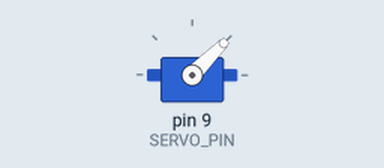
Simulated run of this sketch. Board: Arduino Uno, built with avr-gcc and run on an emulated ATmega328P. On the bench: servo. What the sketch prints to the serial monitor is not drawn.

Above: at 0.1 s.
At 4.6 s:
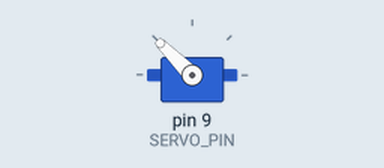
At 11.1 s:
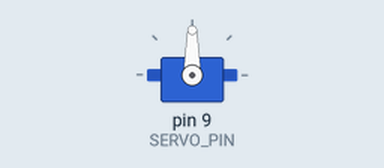
Timing chart, 0 to 12.6 s (numbered marks = the images above):
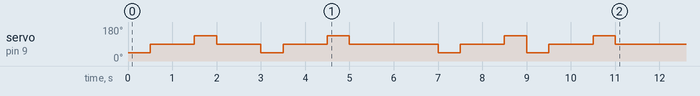

The sketch:

Rat_In_a_Maze_Bot.ino
```cpp
#include <Servo.h>

// Define pins for ultrasonic sensors
#define FRONT_TRIG_PIN 2
#define FRONT_ECHO_PIN 3
#define LEFT_TRIG_PIN 4
#define LEFT_ECHO_PIN 5
#define RIGHT_TRIG_PIN 6
#define RIGHT_ECHO_PIN 7

// Define servo motor pin
#define SERVO_PIN 9

// Threshold distance for obstacle detection (in cm)
const int DIST_THRESHOLD = 10;

Servo servo;

// Maze dimensions and representation (5x5 example)
const int N = 5;
int maze[N][N] = {
  {1, 0, 0, 0, 0},
  {1, 1, 0, 1, 0},
  {0, 1, 1, 1, 0},
  {0, 0, 0, 1, 0},
  {1, 1, 1, 1, 1}
};

bool visited[N][N] = {false};

// Movement directions (right and down only)
int dx[] = {0, 1};
int dy[] = {1, 0};

// Current position of the robot
int currentX = 0, currentY = 0;

// Function to measure distance using an ultrasonic sensor
long measureDistance(int trigPin, int echoPin) {
  digitalWrite(trigPin, LOW);
  delayMicroseconds(2);
  digitalWrite(trigPin, HIGH);
  delayMicroseconds(10);
  digitalWrite(trigPin, LOW);

  long duration = pulseIn(echoPin, HIGH);
  long distance = duration * 0.034 / 2; // Convert to cm

  return distance;
}

// Function to move forward
void moveForward() {
  servo.write(90);  // Set servo for forward motion
  delay(1000);      // Move for 1 second
}

// Function to turn left
void turnLeft() {
  servo.write(135); // Set servo for left turn
  delay(500);       // Turn for 0.5 seconds
  servo.write(90);  // Reset to forward
}

// Function to turn right
void turnRight() {
  servo.write(45);  // Set servo for right turn
  delay(500);       // Turn for 0.5 seconds
  servo.write(90);  // Reset to forward
}

// Function to move right
void moveRight() {
  turnRight();      // Turn right to align with the right direction
  moveForward();    // Move forward in the right direction
  turnLeft();       // Re-align to the original orientation
}

// Function to check if a cell is valid
bool isValid(int x, int y) {
  return x >= 0 && x < N && y >= 0 && y < N && maze[x][y] == 1 && !visited[x][y];
}

// Depth-first search for solving the maze
bool dfs(int x, int y) {
  // Mark the current cell as visited
  visited[x][y] = true;

  // If destination is reached
  if (x == N - 1 && y == N - 1) {
    Serial.println("Destination reached!");
    return true;
  }

  // Explore all possible moves
  for (int i = 0; i < 2; i++) {
    int nx = x + dx[i];
    int ny = y + dy[i];

    if (isValid(nx, ny)) {
      // Update current position
      currentX = nx;
      currentY = ny;

      // Move physically
      if (i == 0) moveForward(); // Move down
      else moveRight();          // Move right

      if (dfs(nx, ny)) {
        return true;
      }

      // Backtrack if path fails
      currentX = x;
      currentY = y;
    }
  }

  return false;
}

// Setup function
void setup() {
  pinMode(FRONT_TRIG_PIN, OUTPUT);
  pinMode(FRONT_ECHO_PIN, INPUT);
  pinMode(LEFT_TRIG_PIN, OUTPUT);
  pinMode(LEFT_ECHO_PIN, INPUT);
  pinMode(RIGHT_TRIG_PIN, OUTPUT);
  pinMode(RIGHT_ECHO_PIN, INPUT);

  servo.attach(SERVO_PIN);
  servo.write(90); // Initialize servo to forward

  Serial.begin(9600); // Start serial communication

  // Start DFS from the top-left corner
  if (!dfs(0, 0)) {
    Serial.println("No path found!");
  }
}

// Main loop function
void loop() {
  // No need to repeatedly execute; the maze is solved in setup.
}
```
